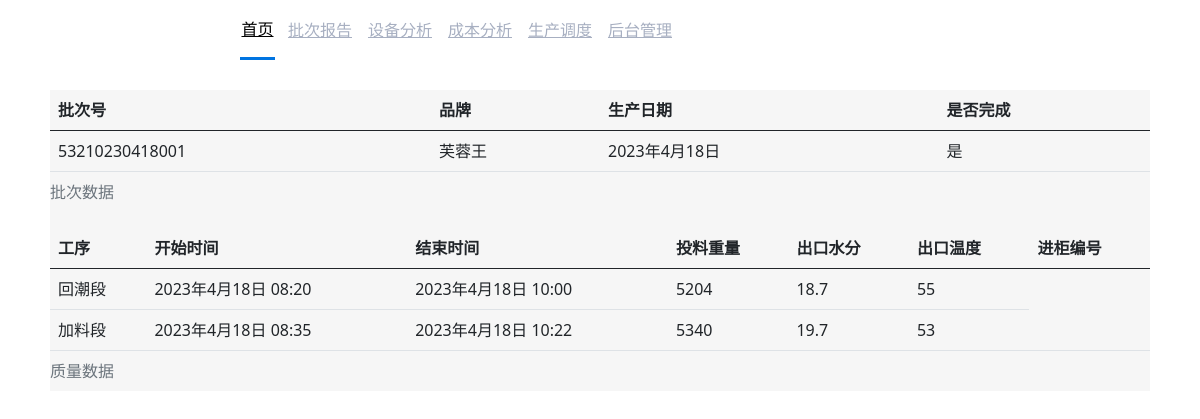
The page /catalog/pici_data/2 on the database its author committed.
### catalog/models.py (models this page shows, shortened)
class  pici_data(models.Model):
    picihao = models.CharField(max_length=200)
    pinpai = models.CharField(max_length=50)
    shengchan_date = models.DateField()
    kaibao_up_time = models.DateTimeField()
    kaibao_down_time = models.DateTimeField()
    kaibao_weight = models.CharField(max_length=20)
    songsan_up_time = models.DateTimeField()
    songsan_down_time = models.DateTimeField()
    songsan_weight = models.CharField(max_length=20)
    songsan_shuifen_value = models.CharField(max_length=20)
    songsan_wendu_value = models.CharField(max_length=20)
    songsan_rate = models.CharField(max_length=20)
    jialiao_up_time = models.DateTimeField(default="")
    jialiao_down_time = models.DateTimeField(default="")
    jialiao_weight = models.CharField(max_length=20,default="")
    jialiao_jingdu = models.CharField(max_length=20,default="")
    jialiao_wendu_value = models.CharField(max_length=20,default="")
    jialiao_shuifen_value = models.CharField(max_length=20,default="")
    chugui_bianhao = models.CharField(max_length=20,default="")
    jingui_kaishi_time = models.DateTimeField(default="")
    jingui_jieshu_time = models.DateTimeField(default="")
    chugui_kaishi_time = models.DateTimeField(default="")
    chugui_jieshu_time = models.DateTimeField(default="")

### catalog/views.py (the view)
# urls.py: path('pici_data/<int:pk>', views.pici_detail_view, name='pici-detail'),
def pici_detail_view(request,pk):
    pici_id=pici_data.objects.get(pk=pk)
    return render(
        request,
        'catalog/pici_detail.html',
        context={'pici_data':pici_id,}
    )

### catalog/templates/catalog/pici_detail.html (shortened to what this page needs)
{% extends "home.html" %}
{% block content %}
<head>
  {% load static %}
  <link rel="stylesheet" href="{% static 'css/bootstrap.min.css'%}">
</head>
<div class="table_div">
  <table class="table table-hover">
    <caption>批次数据</caption>
    <thead>
      <tr>
        <th>批次号</th>
        <th>品牌</th>
        <th>生产日期</th>
        <th>是否完成</th>
      </tr>
    </thead>
    <tbody>
      <tr>
        <td>{{ pici_data.picihao }}</td>
        <td>{{ pici_data.pinpai }}</td>
        <td>{{ pici_data.shengchan_date }}</td>
        <td>是</td>
      </tr>
    </tbody>
  </table>
  <table class="table table-hover">
    <caption>质量数据</caption>
    <thead>
      <tr>
        <th>工序</th>
        <th>开始时间</th>
        <th>结束时间</th>
        <th>投料重量</th>
        <th>出口水分</th>
        <th>出口温度</th>
        <th>进柜编号</th>
      </tr>
    </thead>
    <tbody>
      <tr>
        <td>回潮段</td>
        <td>{{ pici_data.songsan_up_time }}</td>
        <td>{{ pici_data.songsan_down_time }}</td>
        <td>{{ pici_data.songsan_weight }}</td>
        <td>{{ pici_data.songsan_shuifen_value }}</td>
        <td>{{ pici_data.songsan_wendu_value }}</td>
      </tr>
      <tr>
        <td>加料段</td>
        <td>{{ pici_data.jialiao_up_time }}</td>
        <td>{{ pici_data.jialiao_down_time }}</td>
        <td>{{ pici_data.jialiao_weight }}</td>
        <td>{{ pici_data.jialiao_shuifen_value }}</td>
        <td>{{ pici_data.jialiao_wendu_value }}</td>
        <td>{{ 2号柜 }}</td>
      </tr>
    </tbody>
  </table>
{% endblock %}

### catalog/static/css/DaoHangLan.css (style rules this page uses)
body { background-color: #F6F6F6; margin: 0; }

### catalog/templates/catalog/pici_detail.html (style rules this page uses)
.table_div { margin-top:30px; margin-bottom:10px; margin-right:50px; margin-left:50px; background-color: #F6F6F6; }

### rows shown on the page
pici_data: picihao "53210230418001", pinpai "芙蓉王", shengchan_date "2023年4月18日", songsan_up_time "2023年4月18日 08:20", songsan_down_time "2023年4月18日 10:00", songsan_weight "5204", songsan_shuifen_value "18.7", songsan_wendu_value "55", jialiao_up_time "2023年4月18日 08:35", jialiao_down_time "2023年4月18日 10:22", jialiao_weight "5340", jialiao_shuifen_value "19.7", jialiao_wendu_value "53"
